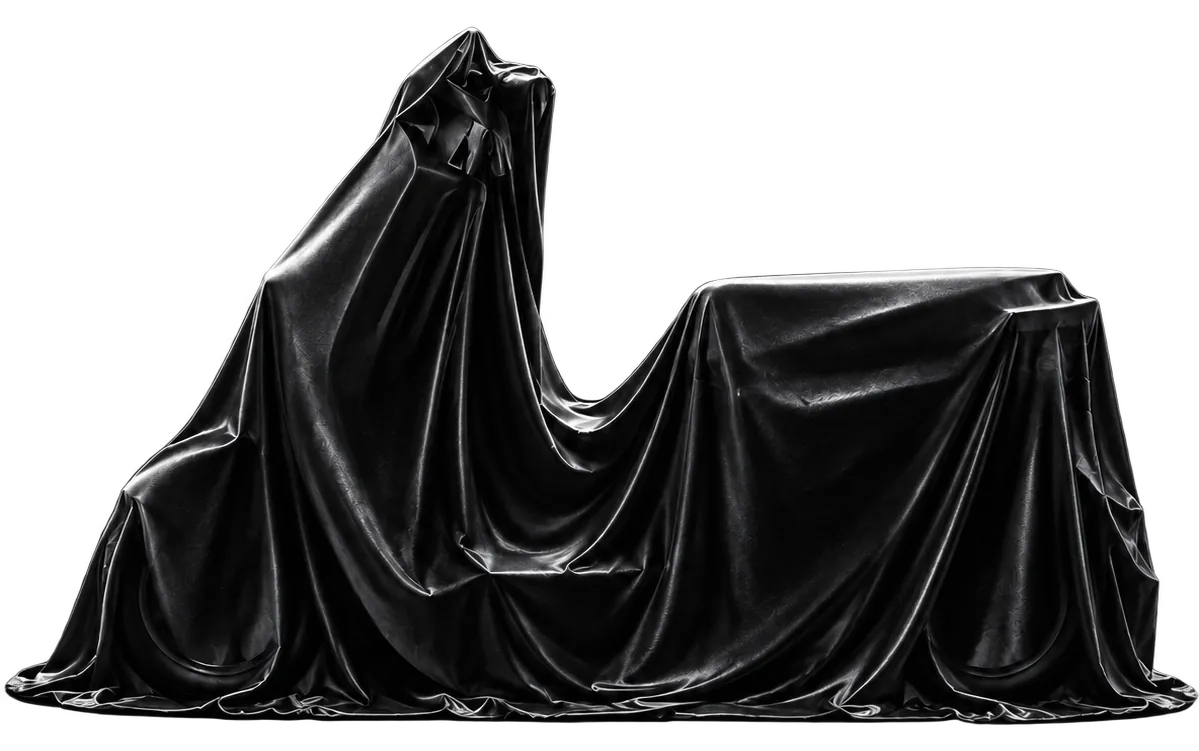
#> input picture img/bikes/coming-soon-1200.webp, 1199 x 751 px, given in place of zs-grey.webp, which was not available
$ python optimize.py
#> lines starting #> are read from the running program, lines starting #| are printed output that depends on the picture; pictures that were not available may be replaced by others from this repository, and a replacement may not be noted
# One-off asset pipeline: source images -> web-ready WebP at responsive widths.
from PIL import Image, ImageOps
import os
SA="_research/site-assets"; DR="_research/drive"; OUT="site/static/img"
def save(src, dst, widths, q=82, crop_alpha=False):
    im=ImageOps.exif_transpose(Image.open(src))
    im=im.convert("RGBA") if im.mode in("RGBA","LA","P") else im.convert("RGB")
    if crop_alpha and im.mode=="RGBA":
        bb=im.getchannel("A").point(lambda a:255 if a>8 else 0).getbbox()
        if bb:
            pad=int(max(im.size)*0.02); x0,y0,x1,y1=bb
            im=im.crop((max(0,x0-pad),max(0,y0-pad),min(im.width,x1+pad),min(im.height,y1+pad)))
    base,_=os.path.splitext(dst); out=[]
    for w in widths:
        r=im if im.width<=w else im.resize((w,round(im.height*w/im.width)),Image.LANCZOS)
        p=f"{base}-{w}.webp" if len(widths)>1 else f"{base}.webp"
        os.makedirs(os.path.dirname(p),exist_ok=True)
        r.save(p,"WEBP",quality=q,method=6); out.append((p,r.size,os.path.getsize(p)//1024))
    return out
jobs=[]
for m,cs in {"zs":["grey","red","yellow"],"es3":["grey","red","red-white"],"t60":["olive","orange","lavender"]}.items():
    for c in cs: jobs.append((f"{SA}/ebike/rx/{m}-{c}.webp",f"{OUT}/bikes/{m}-{c}",[1600,800],84,True))
for i in [1,2,3,4,5,7]: jobs.append((f"{SA}/ebike/CPx_PRO_RIQUADRO_{i}.jpg",f"{OUT}/life/detail-{i}",[1080,640],78,False))
jobs.append((f"{SA}/ebike/ofero/coming_soon.png",f"{OUT}/bikes/coming-soon",[1200,600],80,True))
for s,d in [("Image--9.png","front-quarter"),("Image--6.png","front-quarter-b"),("Image--4.png","front"),("Image--10.png","rear-quarter"),("Image--5.png","top")]:
    jobs.append((f"{DR}/{s}",f"{OUT}/fleet/em26/{d}",[2400,1600,800],84,True))
for s,d in [("Image--8.JPG","studio-side"),("Image--9.JPG","studio-quarter"),("Image--4.JPG","studio-front"),("Image--6.JPG","studio-quarter-b"),("Image--14.JPG","studio-rear")]:
    jobs.append((f"{DR}/{s}",f"{OUT}/fleet/em26/{d}",[2400,1200],80,False))
for i in [1,2,3]: jobs.append((f"{SA}/ev/{i}-DONGFENG-EM26-EV-INSIDE.png",f"{OUT}/fleet/em26/interior-{i}",[1080,640],78,False))
jobs.append((f"{SA}/ev/int_1.png",f"{OUT}/fleet/em26/cabin",[1440,800],78,False))
jobs.append((f"{SA}/ev/Dongfeng-EM-26-Brochure.jpg",f"{OUT}/fleet/em26/spec-sheet",[2230],85,False))
for c in ["grey","white","yellow"]: jobs.append((f"{SA}/ev/em27/{c}.webp",f"{OUT}/fleet/em27/{c}",[1600,800],84,True))
jobs.append((f"{DR}/chatgpt-hero.png",f"{OUT}/home/scooter-hero",[1536,800],84,True))
jobs.append((f"{SA}/landing/bike.png",f"{OUT}/home/es3-hero",[1536,800],84,True))
for p in ["rx-allweather-gloves","rx-phone-mount","rx-pro-helmet","rx-rider-jacket","rx-rider-tshirt","rx-saddlebag","rx-sport-gloves","rx-urban-helmet"]:
    jobs.append((f"{SA}/shop/{p}.jpg",f"{OUT}/shop/{p}",[800,480],80,False))
for j in jobs:
    for p,sz,kb in save(*j): print(f"{kb:>5}KB {sz} {p}")
#> in save, im is the input picture: PIL image 1199x751 RGBA; mean R, G, B, A 16.2, 16.2, 16.3, 134.2
#> in save, `bb=im.getchannel("A").point(lambda a:255 if a>8 else 0).getbbox()`: bb = (2, 26, 1199, 725)
#> in save, `x0, y0, x1, y1 = bb`: x0 = 2; y0 = 26; x1 = 1199; y1 = 725
#> in save, `im=im.crop((max(0,x0-pad),max(0,y0-pad),min(im.width,x1+pad),min(im.he..`:
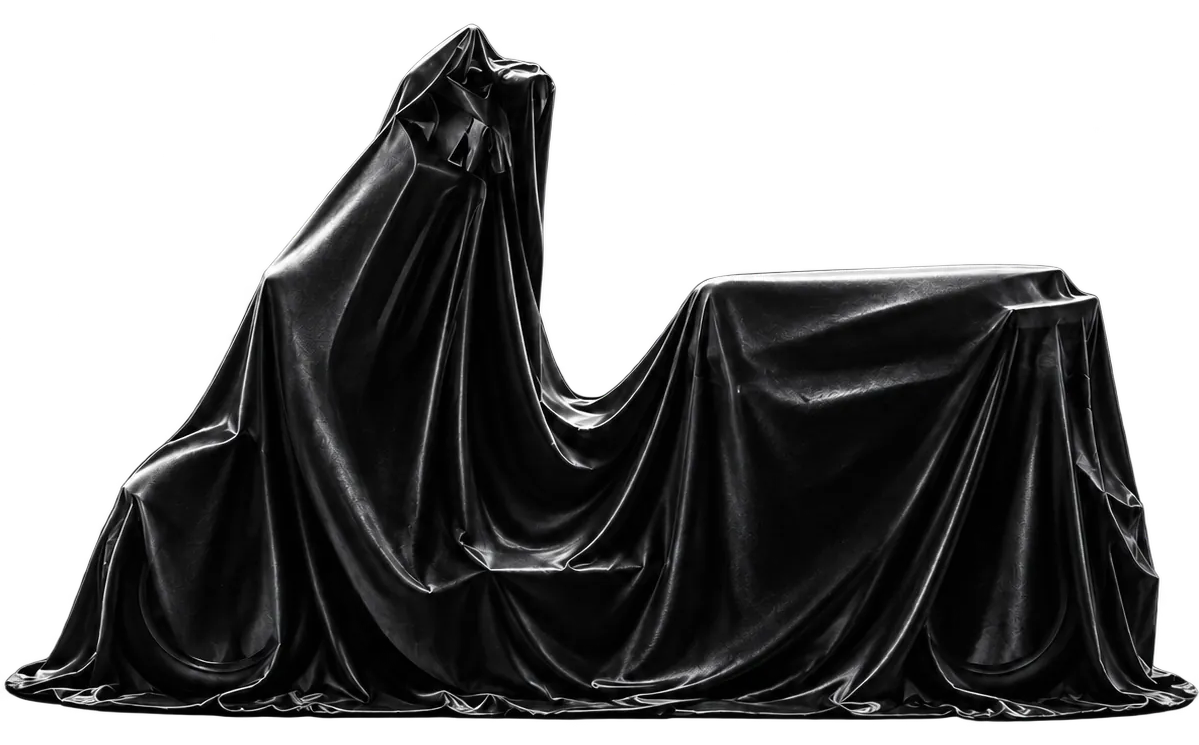
#> im: PIL image 1199x745 RGBA; mean R, G, B, A 16.4, 16.4, 16.5, 135.3; transparent parts drawn white
#> pass 2 of the loop `for j in jobs:`:
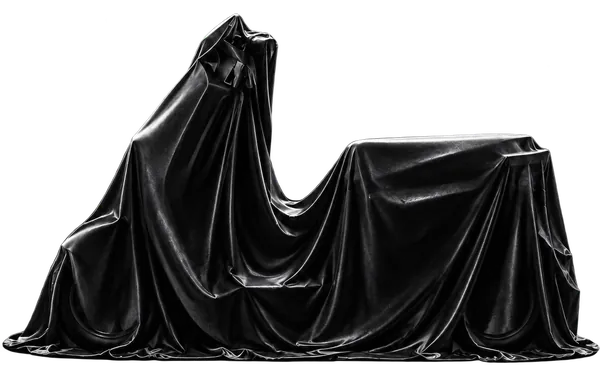
#> input picture img/bikes/coming-soon-600.webp, 600 x 376 px, given in place of zs-red.webp, which was not available
#> in save, im is the input picture: PIL image 600x376 RGBA; mean R, G, B, A 18.3, 18.3, 18.3, 134.2
#> bb = (2, 13, 600, 363)
#> y0 = 13; x1 = 600; y1 = 363
#> in save (call 2), `im=im.crop((max(0,x0-pad),max(0,y0-pad),min(im.width,x1+pad),min(im.he..`:
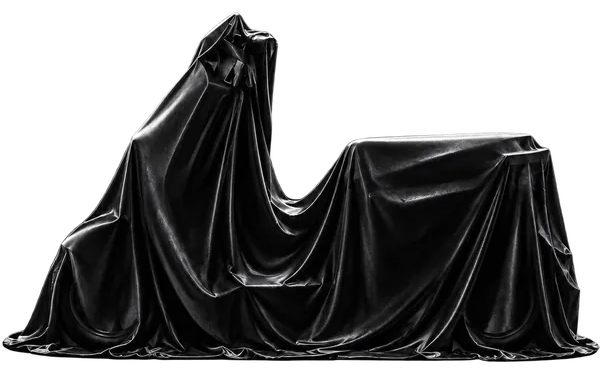
#> im: PIL image 600x374 RGBA; mean R, G, B, A 18.4, 18.4, 18.4, 134.9; transparent parts drawn white
#> (the run stopped early here; a loop or call above may not have finished)
